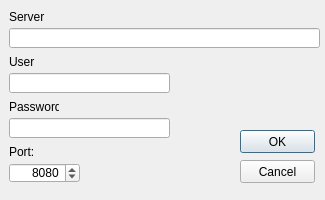
<?xml version="1.0" encoding="UTF-8"?>
<ui version="4.0">
 <class>AddServer</class>
 <widget class="QDialog" name="AddServer">
  <property name="geometry">
   <rect>
    <x>0</x>
    <y>0</y>
    <width>325</width>
    <height>200</height>
   </rect>
  </property>
  <property name="sizePolicy">
   <sizepolicy hsizetype="Fixed" vsizetype="Fixed">
    <horstretch>200</horstretch>
    <verstretch>0</verstretch>
   </sizepolicy>
  </property>
  <property name="minimumSize">
   <size>
    <width>325</width>
    <height>200</height>
   </size>
  </property>
  <property name="maximumSize">
   <size>
    <width>325</width>
    <height>200</height>
   </size>
  </property>
  <property name="windowTitle">
   <string>Add new Server</string>
  </property>
  <widget class="QLabel" name="label">
   <property name="geometry">
    <rect>
     <x>9</x>
     <y>9</y>
     <width>36</width>
     <height>16</height>
    </rect>
   </property>
   <property name="text">
    <string>Server:</string>
   </property>
   <property name="buddy">
    <cstring>lineEdit_Server</cstring>
   </property>
  </widget>
  <widget class="QLineEdit" name="lineEdit_Server">
   <property name="geometry">
    <rect>
     <x>9</x>
     <y>28</y>
     <width>311</width>
     <height>20</height>
    </rect>
   </property>
  </widget>
  <widget class="QLabel" name="label_2">
   <property name="geometry">
    <rect>
     <x>9</x>
     <y>54</y>
     <width>26</width>
     <height>16</height>
    </rect>
   </property>
   <property name="text">
    <string>User:</string>
   </property>
   <property name="buddy">
    <cstring>lineEdit_User</cstring>
   </property>
  </widget>
  <widget class="QLineEdit" name="lineEdit_User">
   <property name="geometry">
    <rect>
     <x>9</x>
     <y>73</y>
     <width>161</width>
     <height>20</height>
    </rect>
   </property>
  </widget>
  <widget class="QLabel" name="label_3">
   <property name="geometry">
    <rect>
     <x>9</x>
     <y>99</y>
     <width>50</width>
     <height>16</height>
    </rect>
   </property>
   <property name="text">
    <string>Password:</string>
   </property>
   <property name="buddy">
    <cstring>lineEdit_Password</cstring>
   </property>
  </widget>
  <widget class="QLineEdit" name="lineEdit_Password">
   <property name="geometry">
    <rect>
     <x>9</x>
     <y>118</y>
     <width>161</width>
     <height>20</height>
    </rect>
   </property>
   <property name="echoMode">
    <enum>QLineEdit::Password</enum>
   </property>
  </widget>
  <widget class="QLabel" name="label_Port">
   <property name="geometry">
    <rect>
     <x>9</x>
     <y>144</y>
     <width>24</width>
     <height>16</height>
    </rect>
   </property>
   <property name="text">
    <string>Port:</string>
   </property>
   <property name="buddy">
    <cstring>spinBox_Port</cstring>
   </property>
  </widget>
  <widget class="QSpinBox" name="spinBox_Port">
   <property name="geometry">
    <rect>
     <x>9</x>
     <y>163</y>
     <width>71</width>
     <height>20</height>
    </rect>
   </property>
   <property name="alignment">
    <set>Qt::AlignRight|Qt::AlignTrailing|Qt::AlignVCenter</set>
   </property>
   <property name="buttonSymbols">
    <enum>QAbstractSpinBox::UpDownArrows</enum>
   </property>
   <property name="minimum">
    <number>1</number>
   </property>
   <property name="maximum">
    <number>65535</number>
   </property>
   <property name="value">
    <number>8080</number>
   </property>
  </widget>
  <widget class="QPushButton" name="pushButton_OK">
   <property name="geometry">
    <rect>
     <x>240</x>
     <y>130</y>
     <width>75</width>
     <height>23</height>
    </rect>
   </property>
   <property name="text">
    <string>OK</string>
   </property>
   <property name="default">
    <bool>true</bool>
   </property>
  </widget>
  <widget class="QPushButton" name="pushButton_Cancel">
   <property name="geometry">
    <rect>
     <x>240</x>
     <y>160</y>
     <width>75</width>
     <height>23</height>
    </rect>
   </property>
   <property name="text">
    <string>Cancel</string>
   </property>
  </widget>
 </widget>
 <tabstops>
  <tabstop>lineEdit_Server</tabstop>
  <tabstop>lineEdit_User</tabstop>
  <tabstop>lineEdit_Password</tabstop>
  <tabstop>spinBox_Port</tabstop>
 </tabstops>
 <resources/>
 <connections>
  <connection>
   <sender>pushButton_Cancel</sender>
   <signal>clicked()</signal>
   <receiver>AddServer</receiver>
   <slot>reject()</slot>
   <hints>
    <hint type="sourcelabel">
     <x>207</x>
     <y>201</y>
    </hint>
    <hint type="destinationlabel">
     <x>130</x>
     <y>112</y>
    </hint>
   </hints>
  </connection>
 </connections>
</ui>
